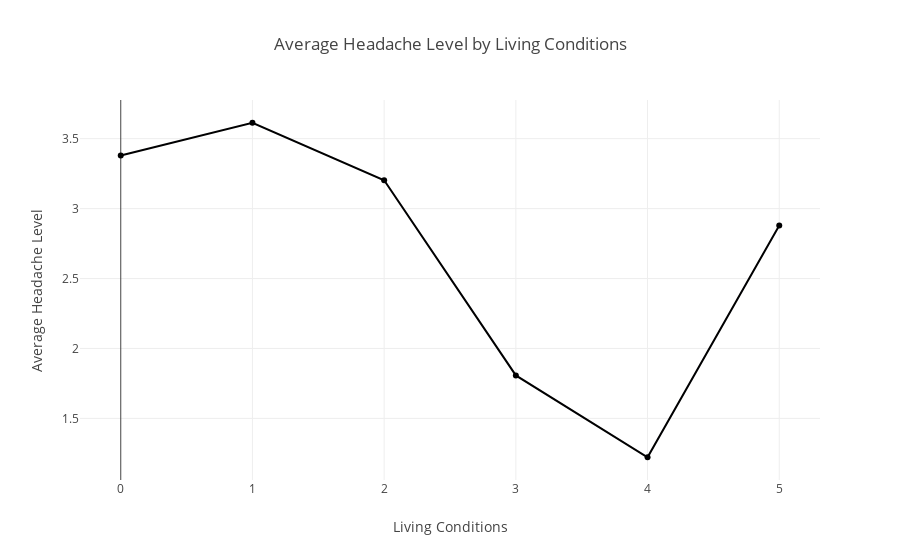

The notebook cell this image was saved under:
### Markdown cell above
# 🚫 Discussion: Unselected Graphs and Justification

While several visualizations were created during the analysis process, not all were included in the final dashboard. Below are two graphs that were excluded, along with the reasons for their omission.

---

### 1. Line Chart: Average Headache Level by Living Conditions

### Code cell
import pandas as pd
import plotly.express as px

# Load your dataset
DF = pd.read_csv('StressLevelDataset.csv')

# Group by living condition and calculate average headache
line_data = DF.groupby('living_conditions')['headache'].mean().reset_index()

# Create line chart
fig = px.line(
    line_data,
    x='living_conditions',
    y='headache',
    markers=True,
    title='Average Headache Level by Living Conditions',
    labels={'living_conditions': 'Living Conditions', 'headache': 'Average Headache Level'},
    line_shape='linear'
)

fig.show()

### Figure 1 — Plotly figure (JSON) as saved in the notebook; plotly's stock layout.template omitted (floating-point values rounded to 4 significant figures)
{"data": [{"hovertemplate": "Living Conditions=%{x}<br>Average Headache Level=%{y}<extra></extra>", "legendgroup": "", "line": {"color": "#000001", "dash": "solid", "shape": "linear"}, "marker": {"symbol": "circle"}, "mode": "lines+markers", "name": "", "orientation": "v", "showlegend": false, "type": "scatter", "x": [0, 1, 2, 3, 4, 5], "xaxis": "x", "y": [3.379, 3.614, 3.202, 1.807, 1.222, 2.879], "yaxis": "y"}], "layout": {"autosize": true, "legend": {"tracegroupgap": 0}, "title": {"text": "Average Headache Level by Living Conditions"}, "xaxis": {"anchor": "y", "autorange": true, "domain": [0, 1], "range": [-0.3213, 5.321], "title": {"text": "Living Conditions"}, "type": "linear"}, "yaxis": {"anchor": "x", "autorange": true, "domain": [0, 1], "range": [1.025, 3.811], "title": {"text": "Average Headache Level"}, "type": "linear"}}}
